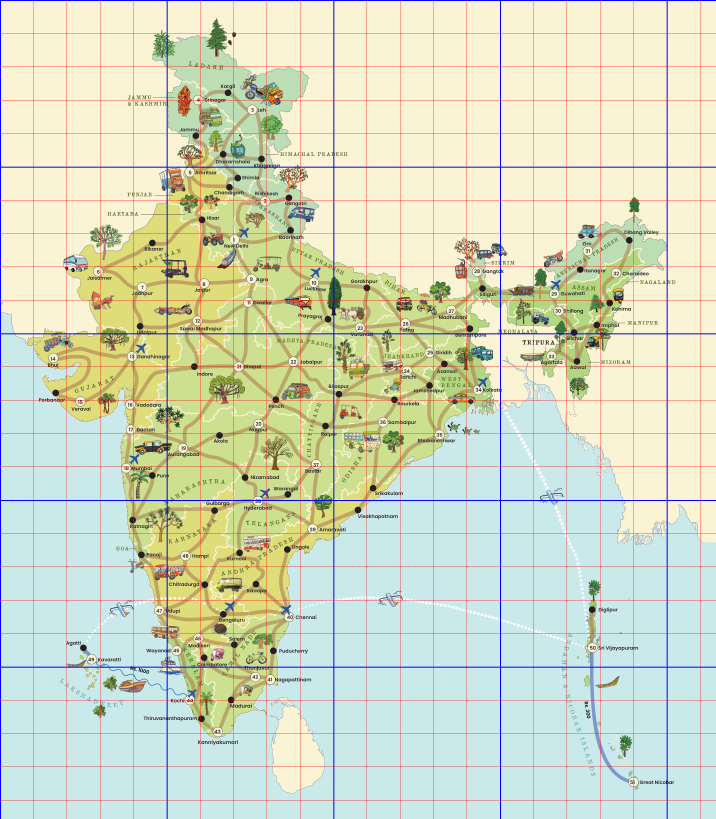
#> input picture assets/board-plate-grid.png, 2147 x 2457 px (shown at 1/3 size)
$ python align-maps.py ../assets/board-plate-grid.png ../assets/board-plate.png 5
#> lines starting #> are read from the running program, lines starting #| are printed output that depends on the picture; after the words box and inside, x2 and y2 are one past the last pixel; in counts of white or black regions, pixels touching at a corner belong together
"""Fits the new clean maps ("Rahee elements for online version") to the board.

The two PNGs from Prof. Parvathy are the same artwork as the printed board, redrawn
without illustrations and turned by about 9 degrees. This finds every node on the
"only nodes" map (black discs = plain cities, cream rings = tourist places), matches
each to a city in frontend/data/board.json with an affine fit refined by optimal
assignment, and prints the plate -> image transform that tools/add-artwork.mjs stores
as maps[].fromPlate. The "with names" map is the same image shifted by (33, 12) px.

  python3 tools/align-maps.py <"Raheemap-only nodes.png"> frontend/data/board.json [outWidth=2200]

Needs numpy, scipy, opencv-python and Pillow. Result on the delivered files: all 101
cities within 2 px except Pune (13 px), plus one unnamed node between Siliguri and
Guwahati that is not in the board data (see README, open questions).
"""
import sys, json
import numpy as np, cv2
from PIL import Image
from scipy.optimize import linear_sum_assignment

img_path, board_path = sys.argv[1], sys.argv[2]
out_w = int(sys.argv[3]) if len(sys.argv) > 3 else 2200
a = np.array(Image.open(img_path).convert("RGB")).astype(int)
mask = ((a[..., 0] < 90) & (a[..., 1] < 90) & (a[..., 2] < 90)).astype(np.uint8)
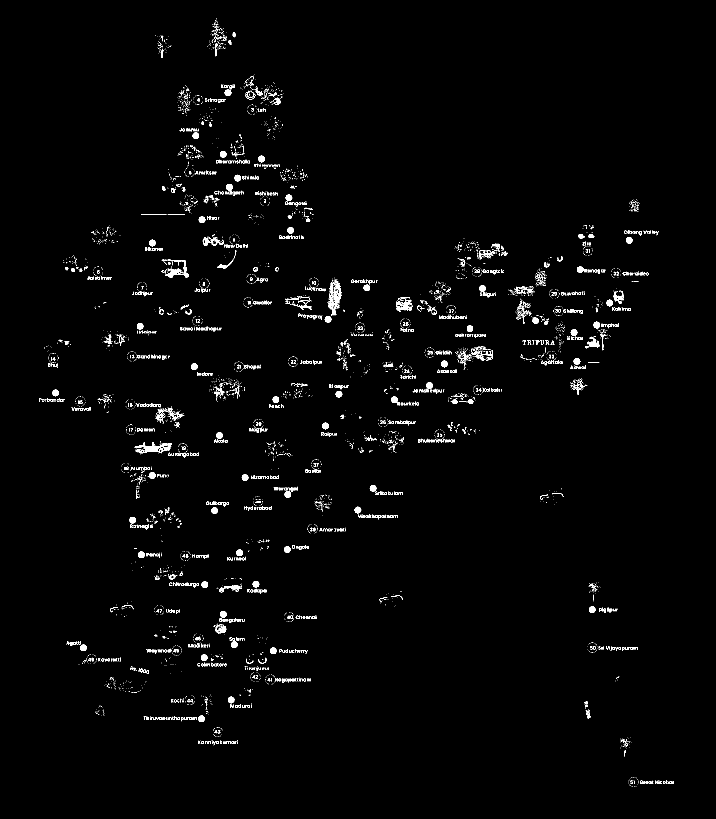
#> mask: shape (2457, 2147) (shown at 1/3 size); values 0 (black) and 1 (white), 1.3% white; 5724 white regions (4791 under 20 px), largest, box (x1, y1, x2, y2) and area: (404, 1327, 500, 1361) 1392, (503, 801, 567, 834) 831, (1003, 840, 1025, 900) 566
n, lab, stats, cent = cv2.connectedComponentsWithStats(mask, 8)
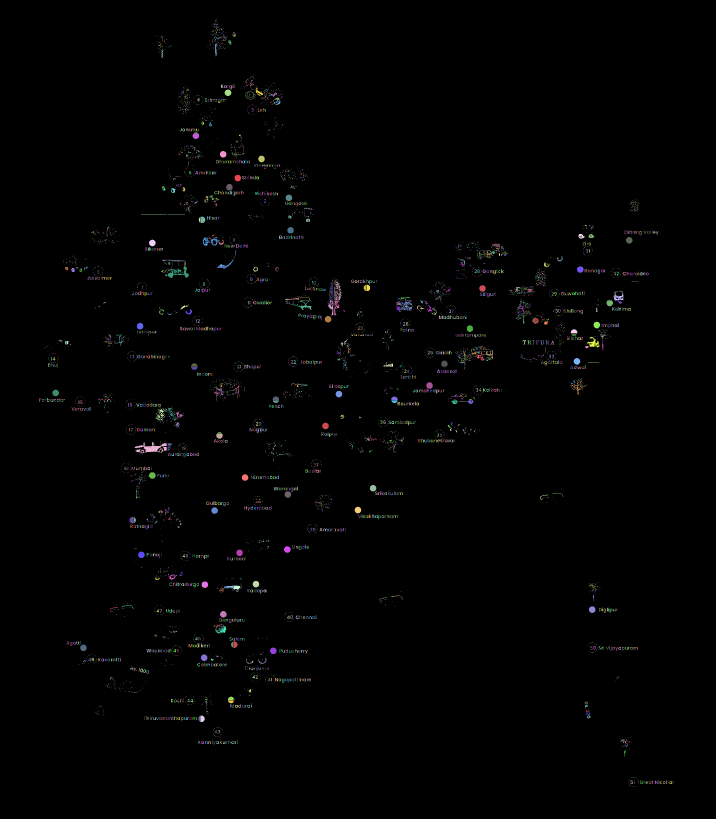
#> lab: shape (2457, 2147) int32 (shown at 1/3 size); 5725 distinct labels, from 0 to 5724; one colour per label, 0 black
#> n = 5725; cent = 5725 pairs, first value 117.5 to 2018.8, second value 55.5 to 2360
rings, dots = [], []
for i in range(1, n):
    x, y, w, h, area = stats[i]
    if not (20 <= w <= 110 and 20 <= h <= 110) or abs(w - h) > 0.2 * max(w, h):
        continue
    fill = area / (w * h)
    if fill > 0.6: dots.append((x + w / 2, y + h / 2))
    elif fill < 0.35 and 50 <= max(w, h) <= 70: rings.append((x + w / 2, y + h / 2))
#> this loop made 5724 passes
#> (x, y, w, h, area, fill) on passes 1215, 1232, 3107: (1878, 711, 20, 20, 301, 0.752), (447, 719, 20, 20, 300, 0.75), (1721, 1074, 20, 20, 301, 0.752)
#> after the loop, dots = [(1888, 721), (457, 729), (1731, 1084), (167, 1179), (1074, 1530), (670, 1843)]; rings = [(1737, 1161.5)]

#> (the run stopped early here; a loop or call above may not have finished)
